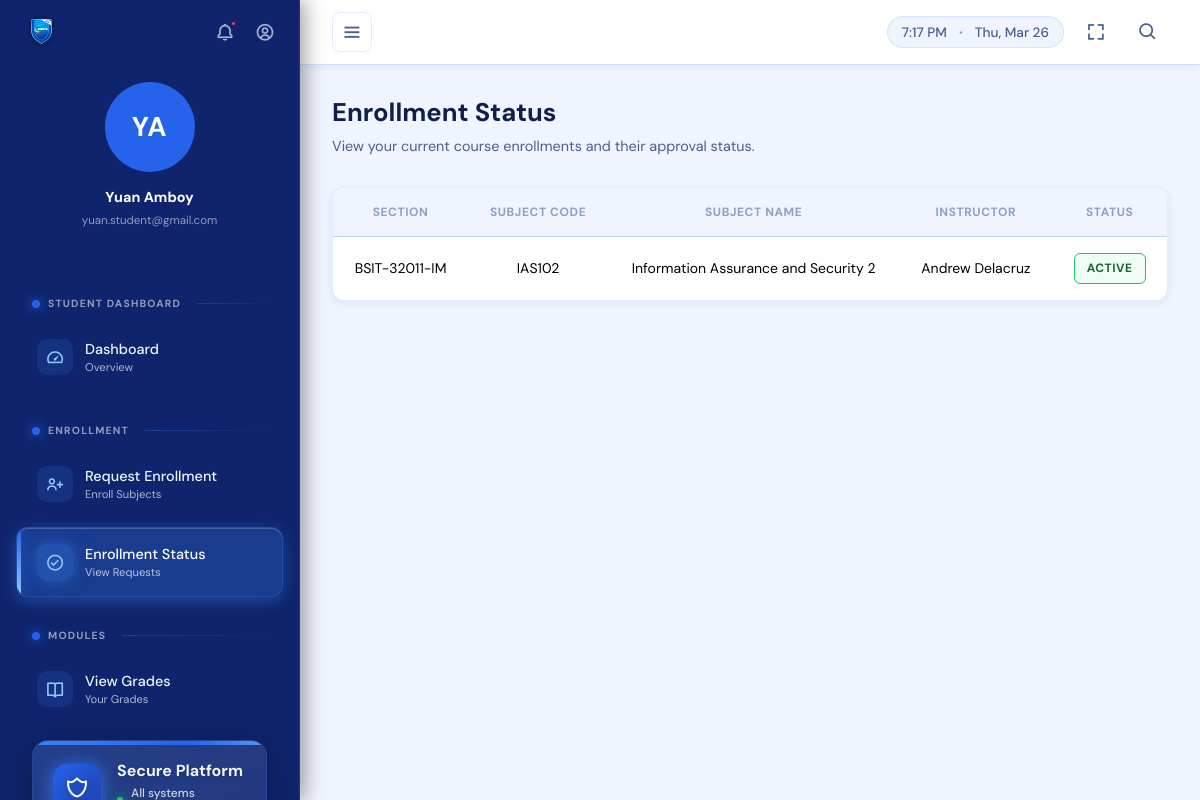
The app's page /index.php?page=enrollment_status (signed in) with its own data.
### tables this page shows
CREATE TABLE `users` (
  `user_id` int(11) NOT NULL,
  `full_name` varchar(100) NOT NULL,
  `program` varchar(100) DEFAULT NULL,
  `section` varchar(50) DEFAULT NULL,
  `year_level` tinyint(4) DEFAULT NULL,
  `email` varchar(100) NOT NULL,
  `password_hash` varchar(255) NOT NULL,
  `role_id` int(11) NOT NULL,
  `created_at` timestamp NOT NULL DEFAULT current_timestamp(),
  `is_active` tinyint(1) DEFAULT 1
);

CREATE TABLE `enrollments` (
  `enrollment_id` int(11) NOT NULL,
  `student_id` int(11) NOT NULL,
  `subject_id` int(11) NOT NULL,
  `semester_id` int(11) NOT NULL,
  `status` varchar(20) NOT NULL DEFAULT 'Active'
);

CREATE TABLE `subjects` (
  `subject_id` int(11) NOT NULL,
  `subject_code` varchar(20) NOT NULL,
  `subject_name` varchar(100) NOT NULL,
  `faculty_id` int(11) NOT NULL
);

### student/enrollment_status.php (the view, shortened to what this page needs)
<?php
require_once __DIR__ . '/../config/db.php';
$student_id = $_SESSION['user_id'];
$stmt = $conn->prepare("
    SELECT
        u.section,
        s.subject_code,
        s.subject_name,
        uf.full_name AS teacher_name,
        e.status
    FROM enrollments e
    JOIN subjects s ON e.subject_id = s.subject_id
    JOIN users u ON e.student_id = u.user_id
    JOIN users uf ON s.faculty_id = uf.user_id
    WHERE e.student_id = ?
");
$stmt->bind_param("i", $student_id);
$stmt->execute();
$result = $stmt->get_result();
$enrollments = [];
while ($row = $result->fetch_assoc()) {
    $enrollments[] = $row;
}
?>
<div>
    <div class="page-header">
        <h2>Enrollment Status</h2>
        <p>View your current course enrollments and their approval status.</p>
    </div>
    <div class="content-section">
        <div class="table-card">
            <div class="table-wrap">
                <table>
                    <thead>
                        <tr>
                            <th>Section</th>
                            <th>Subject Code</th>
                            <th>Subject Name</th>
                            <th>Instructor</th>
                            <th>Status</th>
                        </tr>
                    </thead>
                    <tbody>
                        <?php if (count($enrollments) > 0): ?>
                            <?php foreach ($enrollments as $enrollment): ?>
                                <tr>
                                    <td><?= htmlspecialchars($enrollment['section'], ENT_QUOTES) ?></td>
                                    <td><?= htmlspecialchars($enrollment['subject_code'], ENT_QUOTES) ?></td>
                                    <td><?= htmlspecialchars($enrollment['subject_name'], ENT_QUOTES) ?></td>
                                    <td><?= htmlspecialchars($enrollment['teacher_name'], ENT_QUOTES) ?></td>
                                    <td>
                                        <?php if ($enrollment['status'] === 'Active'): ?>
                                            <span class="badge-status badge-active">Active</span>
                                        <?php else: ?>
                                            <span><?= htmlspecialchars($enrollment['status'], ENT_QUOTES) ?></span>
                                        <?php endif; ?>
                                    </td>
                                </tr>
                            <?php endforeach; ?>
                        <?php endif; ?>
                    </tbody>
                </table>
            </div>
        </div>
    </div>
</div>

### template/sidebar.php (shortened to what this page needs)
<?php
require_once __DIR__ . '/../includes/auth_check.php';
$role_id = (int)$_SESSION["role_id"];
$user_id = (int)$_SESSION["user_id"];
$user_stmt = $conn->prepare("SELECT full_name, email FROM users WHERE user_id = ?");
$user_stmt->bind_param('i', $user_id);
$user_stmt->execute();
$user_result = $user_stmt->get_result();
$user_name  = "User";
$user_email = "";
if ($user_result && $user_row = $user_result->fetch_assoc()) {
    $user_name  = $user_row['full_name'] ?? "User";
    $user_email = $user_row['email']     ?? "";
}
$name_parts = array_filter(explode(' ', trim($user_name)));
$initials = '';
if (count($name_parts) >= 2) {
    $initials = strtoupper(substr($name_parts[0], 0, 1) . substr($name_parts[1], 0, 1));
} else {
    $initials = strtoupper(substr($name_parts[0] ?? 'U', 0, 1));
}
$current_page = $_GET['page'] ?? 'dashboard';
?>
<!DOCTYPE html>
<html lang="en">
<head>
    <link href='https://unpkg.com/boxicons@2.1.4/css/boxicons.min.css' rel='stylesheet'>
    <link rel="stylesheet" href="https://cdnjs.cloudflare.com/ajax/libs/font-awesome/6.4.0/css/all.min.css">
</head>
<body>
    <aside class="sidebar" id="sidebar">
        <div class="sidebar-header">
            <div class="sidebar-topstrip">
                <div class="sidebar-logo">
                    <img src="images/siems.png" alt="SIEMS Logo">
                </div>
                <div class="sidebar-header-icons">
                    <button class="header-icon-btn" id="sidebarNotifBtn" title="Notifications">
                        <i class='bx bx-bell'></i>
                        <span class="badge-dot"></span>
                    </button>
                    <div class="sidebar-profile-menu" style="position:relative;">
                        <button class="header-icon-btn" id="sidebarProfileIconBtn" title="Profile">
                            <i class='bx bx-user-circle'></i>
                        </button>
                    </div>
                </div>
            </div>
            <div class="sidebar-profile">
                <div class="sidebar-avatar"><?= htmlspecialchars($initials, ENT_QUOTES) ?></div>
                <div class="sidebar-user-name"><?= htmlspecialchars($user_name, ENT_QUOTES) ?></div>
                <div class="sidebar-user-email"><?= htmlspecialchars($user_email, ENT_QUOTES) ?></div>
            </div>
        </div>
        <nav class="nav">
            <?php if (!empty($menus[$role_id])): ?>
                <ul>
                    <?php foreach ($menus[$role_id] as $item):
                        if (isset($item['is_section']) && $item['is_section']): ?>
                            </ul>
                            <span class="section-title"><?= htmlspecialchars($item['label'], ENT_QUOTES) ?></span>
                            <ul>
                        <?php else:
                            $is_active = isset($item['link']) && strpos($item['link'], $current_page) !== false ? ' active' : '';
                            $has_submenu = isset($item['submenu']);
                        ?>
                            <li class="<?= $is_active ? 'open' : '' ?>">
                                <a href="<?= htmlspecialchars($item['link']) ?>" class="<?= $is_active ?>" <?= $has_submenu ? 'onclick="toggleSubmenu(event)"' : '' ?>>
                                    <span class="left">
                                        <div class="icon-wrapper">
                                            <i class='bx <?= htmlspecialchars($item['icon']) ?> icon'></i>
                                        </div>
                                        <span class="nav-label">
                                            <span class="main-text"><?= htmlspecialchars($item['label']) ?></span>
                                            <span class="sub-text"><?= htmlspecialchars($item['sublabel']) ?></span>
                                        </span>
                                    </span>
                                </a>
                            </li>
                        <?php endif; ?>
                    <?php endforeach; ?>
                </ul>
            <?php endif; ?>
            <div class="sidebar-footer">
                <div class="footer-header">
                    <div class="footer-icon">
                        <i class='bx bx-shield-alt-2'></i>
                    </div>
                    <div class="footer-content">
                        <div class="footer-title">Secure Platform</div>
                        <div class="footer-subtitle">All systems operational</div>
                    </div>
                </div>
            </div>
        </nav>
    </aside>
    <div class="page-wrapper" id="pageWrapper">
        <nav class="top-navbar" id="topNavbar">
            <div class="navbar-container">
                <div class="navbar-content">
                    <div class="navbar-left">
                        <button class="toggle-btn" id="toggleBtn" aria-label="Toggle sidebar"><i class='bx bx-menu'></i></button>
                    </div>
                    <div class="navbar-right">
                        <div class="time-display" id="timeDisplay">
                            <span id="currentTime"></span>
                            <span class="date-separator">•</span>
                            <span id="currentDate"></span>
                        </div>
                        <button class="icon-btn" id="fullscreenBtn" title="Toggle Fullscreen"><i class='bx bx-fullscreen'></i></button>
                        <button class="icon-btn" id="searchBtn" title="Search"><i class='bx bx-search'></i></button>
                    </div>
                </div>
            </div>
        </nav>
        <main class="main-content" id="mainContent">

### student/enrollment_status.php (style rules this page uses)
:root { --navy: #0f246c; --blue-500: #3B82F6; --blue-600: #2563EB; --blue-700: #1E40AF; --blue-light: #93C5FD; --bg: #F0F4FF; --surface: #FFFFFF; --border: rgba(59, 130, 246, 0.14); --text-900: #0F1E4A; --text-600: #4B5E8A; --text-400: #8EA0C4; --shadow-sm: 0 2px 8px rgba(15, 36, 108, 0.08); --shadow-md: 0 6px 20px rgba(15, 36, 108, 0.12); --r-md: 12px; --transition: all 0.3s cubic-bezier(0.4, 0, 0.2, 1); }
.page-header { margin-bottom: 2rem; }
.page-header h2 { font-size: 1.6rem; font-weight: 700; color: var(--text-900); margin-bottom: 0.5rem; }
.page-header p { color: var(--text-600); font-size: 0.9rem; }
.content-section { margin-bottom: 3rem; }
.table-card { background: var(--surface); border: 1px solid var(--border); border-radius: var(--r-md); box-shadow: var(--shadow-sm); overflow: hidden; transition: var(--transition); }
.table-wrap { overflow-x: auto; }
table { border-collapse: collapse; width: 100%; }
th { padding: 1rem 1.25rem; text-align: center; font-size: 0.75rem; font-weight: 700; color: var(--text-400); text-transform: uppercase; letter-spacing: 0.05em; background: var(--bg); border-bottom: 1px solid var(--border); }
td { padding: 1rem 1.25rem; font-size: 0.875rem; color: black; text-align: center; border-bottom: 1px solid var(--border); }
tbody tr:last-child td { border-bottom: none; }
.badge-status { display: inline-block; padding: 0.4rem 0.75rem; border-radius: 6px; font-size: 0.75rem; font-weight: 700; text-transform: uppercase; letter-spacing: 0.5px; }
.badge-active { background: #f0fdf4; color: #166534; border: 1px solid #22c55e; }

### records on screen
users: full_name "YA", full_name "Yuan Amboy", email "yuan.student@gmail.com"
enrollments: student.section "BSIT-32011-IM", subject.subject_code "IAS102", subject.subject_name "Information Assurance and Security 2", users.full_name "Andrew Delacruz", status "ACTIVE"

### other values on screen
$item['label'] "STUDENT DASHBOARD"
$item['label'] "Dashboard"
$item['sublabel'] "Overview"
$item['label'] "ENROLLMENT"
$item['label'] "Request Enrollment"
$item['sublabel'] "Enroll Subjects"
$item['label'] "Enrollment Status"
$item['sublabel'] "View Requests"
$item['label'] "MODULES"
$item['label'] "View Grades"
$item['sublabel'] "Your Grades"
